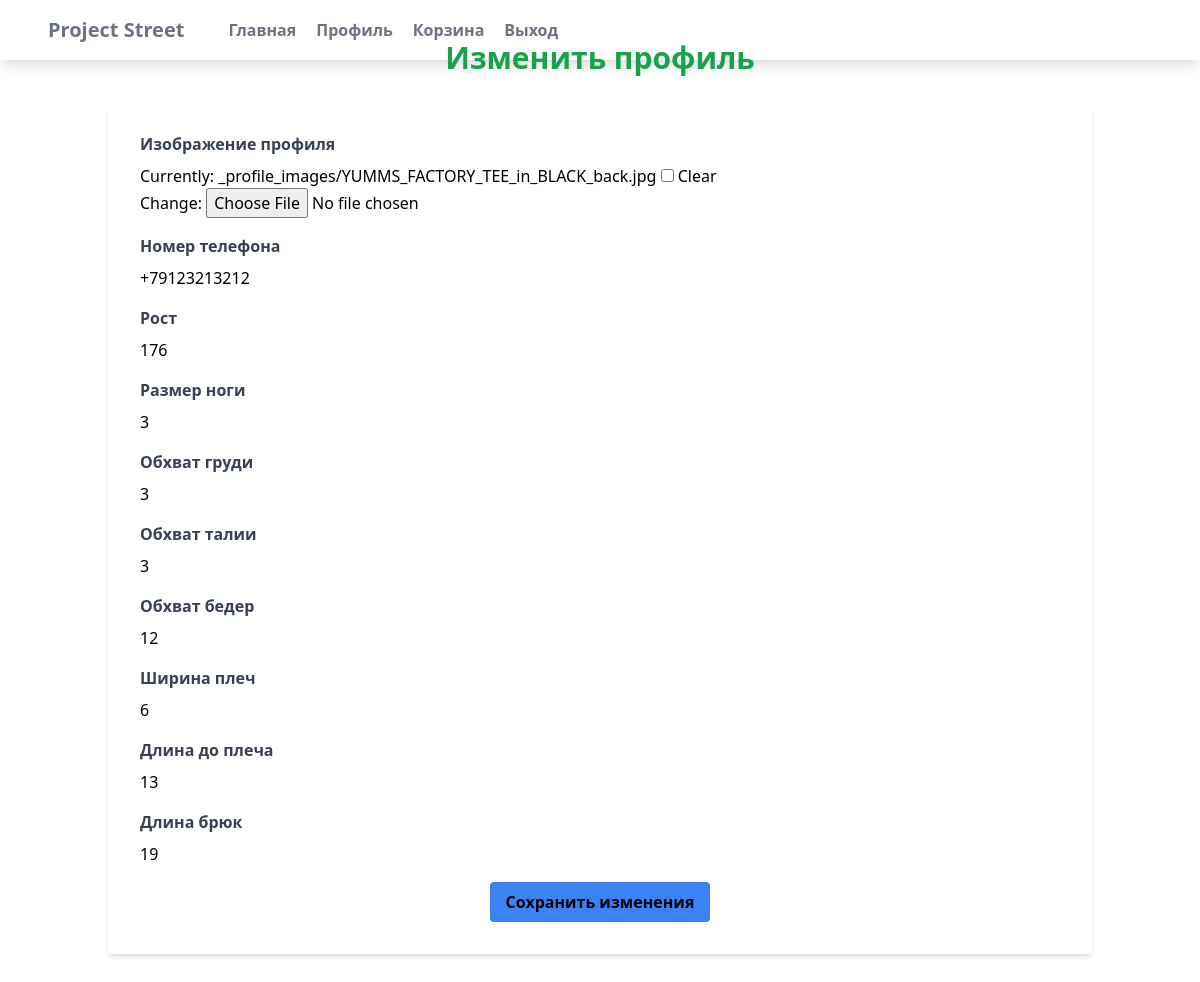
The app's page /users/edit_profile/ (signed in) with its own data.
### users/models.py (models this page shows, shortened)
class Profile(models.Model):
    user = models.OneToOneField(settings.AUTH_USER_MODEL, on_delete=models.CASCADE)
    image = models.ImageField(blank=True, upload_to='_profile_images')
    contact_number = models.CharField(max_length=30, default='+79123213212')
    height = models.IntegerField(blank=True, null=True)
    foot_size = models.IntegerField(blank=True, null=True)
    chest_circumference = models.IntegerField(blank=True, null=True) # обхват груди
    waist_circumference = models.IntegerField(blank=True, null=True) # обхват талии
    hip_girth = models.IntegerField(blank=True, null=True) # обхват бедер
    shoulder_width = models.IntegerField(blank=True, null=True) # ширина плеч
    length_shoulder = models.IntegerField(blank=True, null=True) # длина рукова от плеча
    pants_length = models.IntegerField(blank=True, null=True) # длина штанов

### users/views.py (the view)
# urls.py: path('edit_profile/', edit_profile, name='edit_profile'),
@login_required
def edit_profile(request):
    user = request.user
    try:
        profile = Profile.objects.get(user=user)
    except Profile.DoesNotExist:
        profile = None
    if request.method == 'POST':
        form = ProfileForm(request.POST, request.FILES, instance=profile)
        if form.is_valid():
            form.save()
            return redirect('users:profile')  # Перенаправление на страницу профиля после успешного сохранения
    else:
        form = ProfileForm(instance=profile)
    return render(request, 'users/edit_profile.html', {'form': form})

### users/forms.py
class ProfileForm(forms.ModelForm):
    class Meta:
        model = Profile
        fields = ['image', 'contact_number', 'height', 'foot_size', 'chest_circumference', 'waist_circumference', 'hip_girth', 'shoulder_width', 'length_shoulder', 'pants_length']

### users/templates/users/edit_profile.html (shortened to what this page needs)
{% extends 'myapp/base.html' %}
{% block content %}
<div class="container mx-auto p-5">
    <h1 class="text-3xl font-bold text-center mb-8 text-green-600">Изменить профиль</h1>
    <form class="bg-white shadow-md rounded px-8 pt-6 pb-8 mb-4" method="post" enctype="multipart/form-data">
        <div class="mb-4">
            <label class="block text-gray-700 text-md font-bold mb-2" for="id_image">Изображение профиля</label>
            {{ form.image }}
        </div>
        <div class="mb-4">
            <label class="block text-gray-700 text-md font-bold mb-2" for="id_contact_number">Номер телефона</label>
            {{ form.contact_number }}
        </div>
        <div class="mb-4">
            <label class="block text-gray-700 text-md font-bold mb-2" for="id_height">Рост</label>
            {{ form.height }}
        </div>
        <div class="mb-4">
            <label class="block text-gray-700 text-md font-bold mb-2" for="id_foot_size">Размер ноги</label>
            {{ form.foot_size }}
        </div>
        <div class="mb-4">
            <label class="block text-gray-700 text-md font-bold mb-2" for="id_chest_circumference">Обхват груди</label>
            {{ form.chest_circumference }}
        </div>
        <div class="mb-4">
            <label class="block text-gray-700 text-md font-bold mb-2" for="id_waist_circumference">Обхват талии</label>
            {{ form.waist_circumference }}
        </div>
        <div class="mb-4">
            <label class="block text-gray-700 text-md font-bold mb-2" for="id_hip_girth">Обхват бедер</label>
            {{ form.hip_girth }}
        </div>
        <div class="mb-4">
            <label class="block text-gray-700 text-md font-bold mb-2" for="id_shoulder_width">Ширина плеч</label>
            {{ form.shoulder_width }}
        </div>
        <div class="mb-4">
            <label class="block text-gray-700 text-md font-bold mb-2" for="id_length_shoulder">Длина до плеча</label>
            {{ form.length_shoulder }}
        </div>
        <div class="mb-4">
            <label class="block text-gray-700 text-md font-bold mb-2" for="id_pants_length">Длина брюк</label>
            {{ form.pants_length }}
        </div>
        <div class="text-center">
            <button class="bg-blue-500 hover:bg-blue-700 text-black font-bold py-2 px-4 rounded focus:outline-none focus:shadow-outline" type="submit">
                Сохранить изменения
            </button>
        </div>
    </form>
</div>
{% endblock content %}

### myapp/static/myapp/styles.css (style rules this page uses)
html, :host { line-height: 1.5; -webkit-text-size-adjust: 100%; -moz-tab-size: 4; -o-tab-size: 4; tab-size: 4; font-family: ui-sans-serif, system-ui, sans-serif, "Apple Color Emoji", "Segoe UI Emoji", "Segoe UI Symbol", "Noto Color Emoji"; font-feature-settings: normal; font-variation-settings: normal; -webkit-tap-highlight-color: transparent; }
body { margin: 0; line-height: inherit; }
h1, h2, h3, h4, h5, h6 { font-size: inherit; font-weight: inherit; }
a { color: inherit; text-decoration: inherit; }
button, input, optgroup, select, textarea { font-family: inherit; font-feature-settings: inherit; font-variation-settings: inherit; font-size: 100%; font-weight: inherit; line-height: inherit; letter-spacing: inherit; color: inherit; margin: 0; padding: 0; }
button, select { text-transform: none; }
button, input:where([type='button']), input:where([type='reset']), input:where([type='submit']) { -webkit-appearance: button; background-color: transparent; background-image: none; }
blockquote, dl, dd, h1, h2, h3, h4, h5, h6, hr, figure, p, pre { margin: 0; }
input::placeholder, textarea::placeholder { opacity: 1; color: #9ca3af; }
button, [role="button"] { cursor: pointer; }
.container { width: 100%; }
@media (min-width: 640px) { .container { max-width: 640px; } }
@media (min-width: 768px) { .container { max-width: 768px; } }
@media (min-width: 1024px) { .container { max-width: 1024px; } }
.mx-auto { margin-left: auto; margin-right: auto; }
.mb-2 { margin-bottom: 0.5rem; }
.mb-4 { margin-bottom: 1rem; }
.mb-8 { margin-bottom: 2rem; }
.block { display: block; }
.rounded { border-radius: 0.25rem; }
.bg-blue-500 { --tw-bg-opacity: 1; background-color: rgb(59 130 246 / var(--tw-bg-opacity)); }
.bg-white { --tw-bg-opacity: 1; background-color: rgb(255 255 255 / var(--tw-bg-opacity)); }
.p-5 { padding: 1.25rem; }
.px-4 { padding-left: 1rem; padding-right: 1rem; }
.px-8 { padding-left: 2rem; padding-right: 2rem; }
.py-2 { padding-top: 0.5rem; padding-bottom: 0.5rem; }
.pb-8 { padding-bottom: 2rem; }
.pt-6 { padding-top: 1.5rem; }
.text-center { text-align: center; }
.text-3xl { font-size: 1.875rem; line-height: 2.25rem; }
.font-bold { font-weight: 700; }
.text-black { --tw-text-opacity: 1; color: rgb(0 0 0 / var(--tw-text-opacity)); }
.text-gray-700 { --tw-text-opacity: 1; color: rgb(55 65 81 / var(--tw-text-opacity)); }
.text-green-600 { --tw-text-opacity: 1; color: rgb(22 163 74 / var(--tw-text-opacity)); }
.shadow-md { --tw-shadow: 0 4px 6px -1px rgb(0 0 0 / 0.1), 0 2px 4px -2px rgb(0 0 0 / 0.1); --tw-shadow-colored: 0 4px 6px -1px var(--tw-shadow-color), 0 2px 4px -2px var(--tw-shadow-color); box-shadow: var(--tw-ring-offset-shadow, 0 0 #0000), var(--tw-ring-shadow, 0 0 #0000), var(--tw-shadow); }

### records on screen
Profile: contact_number "+79123213212", height "176", foot_size "3", chest_circumference "3", waist_circumference "3", hip_girth "12", shoulder_width "6", length_shoulder "13", pants_length "19"
